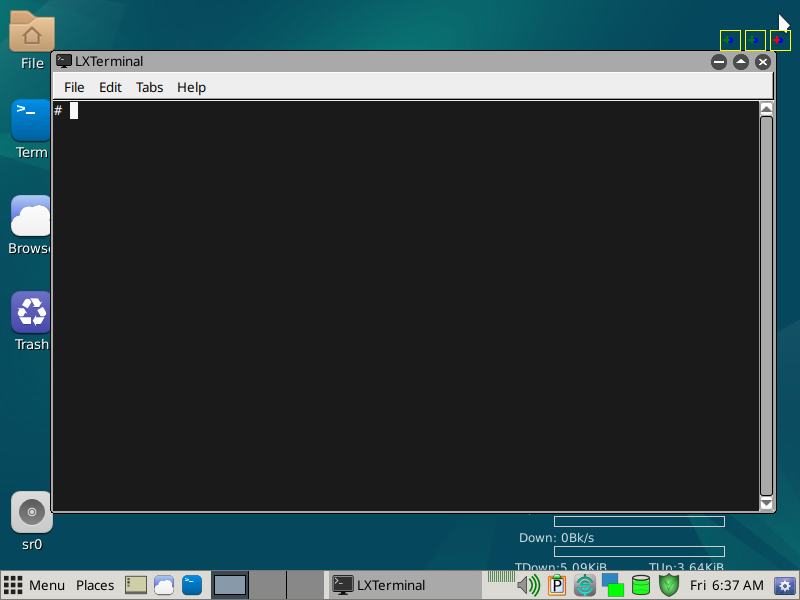

Recreate this plot in Python.
#!/usr/bin/env python3
"""Debug script to visualize click points on screenshots"""

import sys
import tempfile
from PIL import Image, ImageDraw
from pathlib import Path

def calculate_click_point(x: int, y: int, w: int, h: int, element_type: str) -> tuple:
    """Calculate optimal click point for UI elements"""
    W, H = 800, 600  # Screen dimensions
    
    # Inclusive-style center removes +0.5px bias on even sizes
    cx = x + (w - 1) // 2
    cy = y + (h - 1) // 2
    
    # For title-bar controls, shift left to avoid right padding/border
    is_title_control = element_type in {'close_button', 'maximize_button', 'minimize_button'}
    is_top_right_small = (x > W * 0.65 and y < H * 0.20 and w <= 24 and h <= 24)
    
    if is_title_control or is_top_right_small:
        cx = max(x + 2, cx - 3)  # 3px left bias; keep within box
        cy = max(y + 2, min(y + h - 3, cy))
    
    # Keep away from screen edges by a pixel or two
    cx = min(max(1, cx), W - 2)
    cy = min(max(1, cy), H - 2)
    
    return cx, cy

def create_debug_image():
    """Create debug image with test click points"""
    from qmp_client import QMPClient
    
    # Take screenshot
    with tempfile.NamedTemporaryFile(suffix=".ppm", delete=False) as tmp:
        screenshot_path = tmp.name
    
    try:
        client = QMPClient("127.0.0.1", 4444)
        client.connect()
        success = client.screendump(screenshot_path)
        client.disconnect()
        
        if not success:
            print("Screenshot failed")
            return
            
        # Open screenshot
        img = Image.open(screenshot_path)
        print(f"Debug image dimensions: {img.size}")
        print(f"Debug image mode: {img.mode}")
        draw = ImageDraw.Draw(img)
        
        # Test cases based on recent detection
        test_cases = [
            # close_button:X@770,30,20,20
            (770, 30, 20, 20, 'close_button', 'X'),
            # minimize_button:-@745,30,20,20  
            (745, 30, 20, 20, 'minimize_button', '-'),
            # maximize_button:□@720,30,20,20
            (720, 30, 20, 20, 'maximize_button', '□'),
        ]
        
        for x, y, w, h, element_type, text in test_cases:
            # Calculate click point
            click_x, click_y = calculate_click_point(x, y, w, h, element_type)
            
            # Draw bounding box
            draw.rectangle([x, y, x+w, y+h], outline='yellow', width=1)
            
            # Draw original center
            orig_cx = x + w // 2
            orig_cy = y + h // 2
            draw.ellipse([orig_cx-2, orig_cy-2, orig_cx+2, orig_cy+2], fill='blue')
            
            # Draw our calculated click point
            color = 'red' if 'close' in element_type else 'green'
            size = 3
            draw.line([(click_x-size, click_y), (click_x+size, click_y)], fill=color, width=2)
            draw.line([(click_x, click_y-size), (click_x, click_y+size)], fill=color, width=2)
            draw.ellipse([click_x-1, click_y-1, click_x+1, click_y+1], fill=color)
            
            print(f"{element_type}:{text}@{x},{y},{w},{h}")
            print(f"  Original center: ({orig_cx}, {orig_cy})")
            print(f"  Our click point: ({click_x}, {click_y})")
            print(f"  Adjustment: ({click_x-orig_cx}, {click_y-orig_cy})")
            print()
        
        # Save debug image
        debug_path = "/home/jacob/partition/qemu-tools/debug_clicks.png"
        img.save(debug_path)
        print(f"Debug image saved: {debug_path}")
        
    finally:
        Path(screenshot_path).unlink(missing_ok=True)

if __name__ == "__main__":
    create_debug_image()
